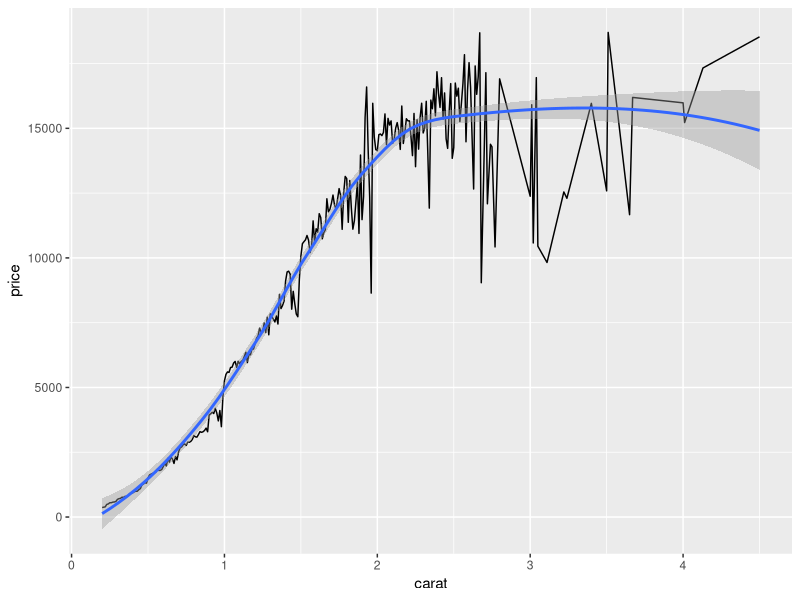
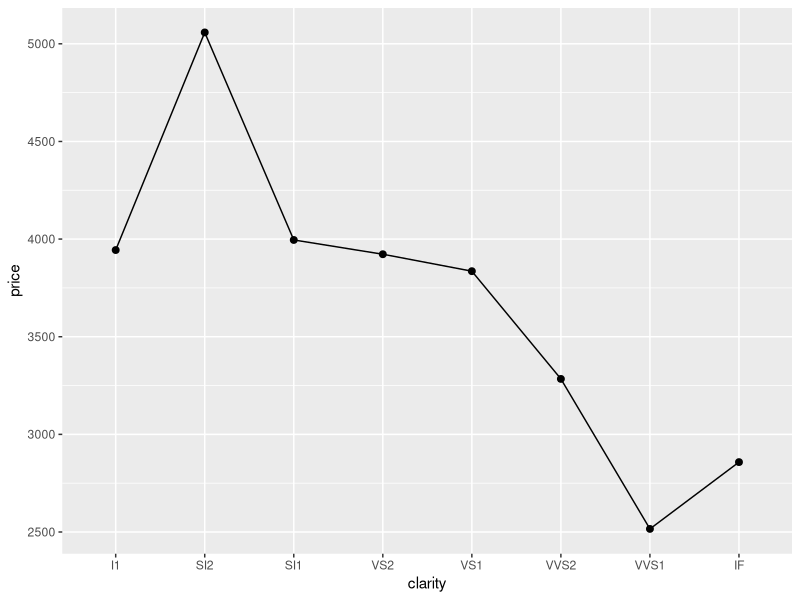
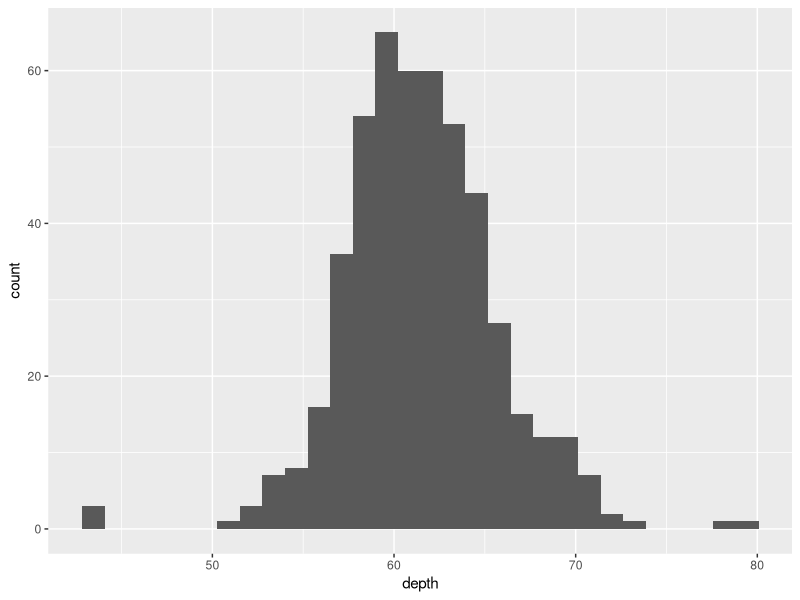
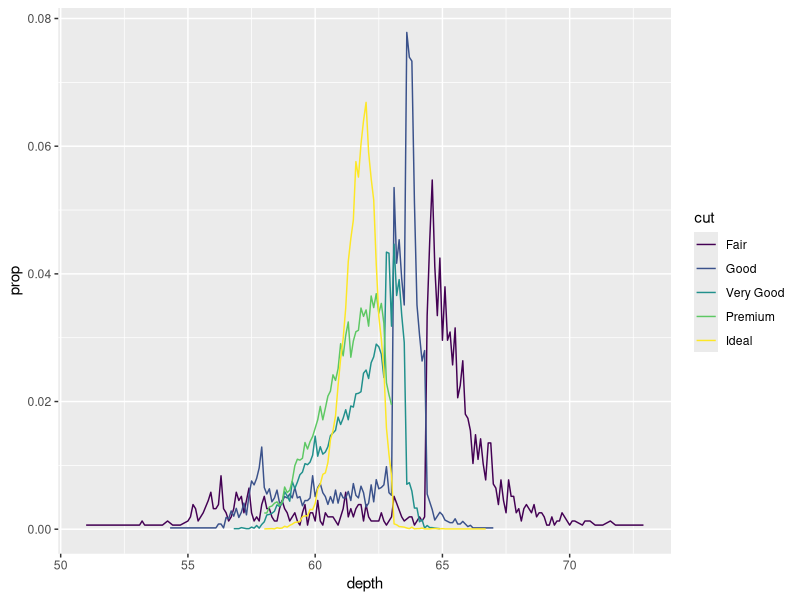

Recreate these plots in R, in order.
## ---- chunk 1
knitr::opts_chunk$set(echo = TRUE)
## ---- chunk 2
library(tidyverse)
## ---- chunk 3
head(diamonds)
## ---- chunk 4
diamonds %>% 
  pull(cut) %>%  # extract as vector
  class()
## ---- chunk 5
diamonds %>% 
  mutate(carat_sum = cumsum(carat)) %>%
  head()
## ---- chunk 6
diamonds %>% 
  mutate(carat_sum = cumsum(carat)) %>%
  select(last_col()) %>% 
  head()
## ---- chunk 7
# filter(diamonds, cut == "Premium")[1:6,]

diamonds %>% 
  filter(cut == "Premium") %>% 
  .[1:6,]
## ---- chunk 8
diamonds %>% 
  filter(x>=5 & cut %in% c("Premium","Ideal")) %>% 
  head()
## ---- chunk 9
diamonds %>%
  group_by(clarity) %>%
  summarise(n()) 

diamonds %>%
  group_by(clarity) %>%
  summarise(n_distinct(color)) 
## ---- chunk 10
diamonds %>%
  filter(x>0, y>0, y<20) %>%
  mutate(sym=x-y, size=pi*((x+y)/2/2)^2) %>%
  filter(abs(sym)<0.2) %>%
  group_by(carat) %>%
  summarize(price=mean(price)) %>%
  ggplot(aes(carat, price)) + geom_line() + geom_smooth()
## ---- chunk 11
diamonds %>%
  filter(x>0, y>0, y<20) %>%
  mutate(sym=x-y, size=pi*((x+y)/2/2)^2) %>%
  filter(abs(sym)<0.2) %>%
  group_by(clarity) %>%
  summarize(price=mean(price)) %>%
  ggplot(aes(clarity, price))+
  geom_line(aes(group=1))+ geom_point(size=2)
## ---- chunk 12
diamonds %>%
  filter(x>0, y>0, y<20) %>%
  mutate(sym=x-y, size=pi*((x+y)/2/2)^2) %>%
  filter(abs(sym)<0.2) %>%
  group_by(cut, depth) %>%
  summarize(n=n()) %>%
  ggplot(aes(depth)) + geom_histogram(bins=30)
## ---- chunk 13
diamonds %>%
  filter(x>0, y>0, y<20) %>%
  mutate(sym=x-y, size=pi*((x+y)/2/2)^2) %>%
  filter(abs(sym)<0.2) %>%
  group_by(cut, depth) %>%
  summarize(n=n()) %>%
  filter(depth>50, depth<75) %>%
  mutate(prop=n/sum(n)) %>%
  ggplot(aes(depth, prop, color=cut)) + geom_line()
## ---- chunk 14
table2
## ---- chunk 15
(t2_cases <- filter(table2, type == "cases") %>%
  rename(cases = count) %>%
  select(-type) %>%
  arrange(country, year) %>%
  head())

(t2_population <- filter(table2, type == "population") %>%
  rename(population = count) %>%
  select(-type) %>%
  arrange(country, year) %>%
  head())

(t2_cases_per_cap <- t2_cases %>%
  mutate(population = t2_population$population,
         cases_per_cap = (cases / population) * 10000) %>%
  select(country, year, cases_per_cap) %>%
  head())
